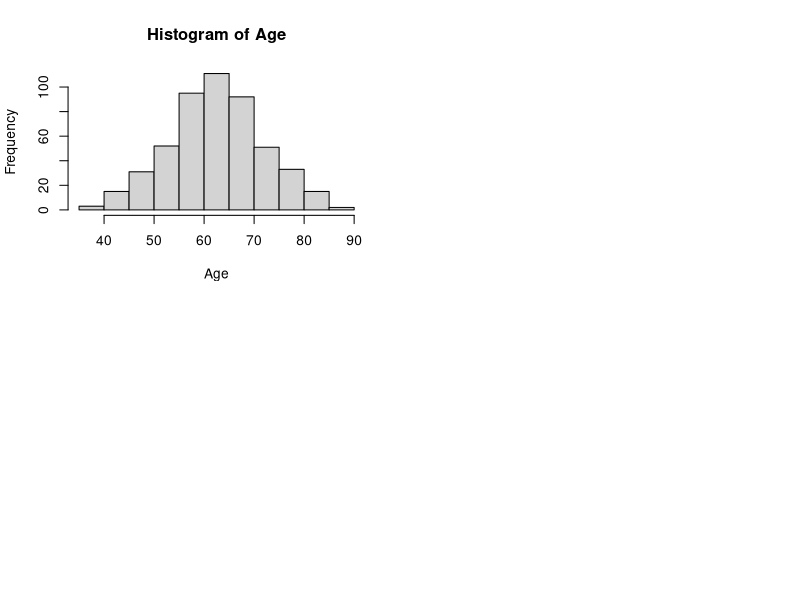

Write R code to recreate this figure. (Note: this script raises an error after producing the figure.)
## ---- chunk 1
N<- 8000
generateDataset <- function (N) {
  set.seed(1000)
  Age <- round(rnorm(N, 63, 10))
  par(mfrow=c(2,2))
  hist(Age, 10)
#   summary(Age)
  
  LVH <- runif(N)< .3*logistic((Age-60)/10) # # Left Ventricular Hypertrophy on EKG # boolean 0 = none 1 = present
                          # 20% prevalence # boolean 0 or 1
  (sum(LVH==TRUE)/N)*100
  hist(LVH)
  
  Cardiomegaly <- runif(N)< .08*logistic((Age-60)/10) # Xray # boolean 0 or 1
  (sum(Cardiomegaly==TRUE)/N)*100
  # hist(Cardiomegaly)
  
  HR <- round(rnorm(N, 75.8,10)+Age*.05) # heart rate # high if > 120 bpm numerical
  hist(HR)
  
  SBP<- round(rnorm(N,149.5, 10)-70+(Age+Age*.1+5)) # systolic blood pressure >140 mmHg numerical
  hist(SBP)

  DM <- runif(N)< .17*logistic((Age-60)/10) # diabetes mellitus or in insulin or oral hypoglycemics boolean 0 or 
  (sum(DM==TRUE)/N)*100
  # hist(DM)
  
  VHD <- runif(N)< .2*logistic((Age-45)/10)  # valvular heart disease # boolean  0 or 1
  # Epidemiology of acquired valvular heart disease. http://www.ncbi.nlm.nih.gov/pubmed/24986049
  (sum(VHD==TRUE)/N)*100
  
  CHD <- runif(N)< .06*logistic((Age-60)/10) # congenital heart disease # boolean 0 or 1
  (sum(CHD==TRUE)/N)*100
  
  RiskScore <- 10*(Age*.025+LVH*.01+Cardiomegaly*.0001+HR*.0002+SBP*.005+.07*DM+VHD*.01+CHD*.03)
  hist(RiskScore)
  # Outliers
  a = sample(1:500, 10)
  Age[a] <- ifelse(Age[a] > 75, Age[a]+10, Age[a])
  HR[1] <- max(HR) + 20
  SBP[1] <- max(SBP) + 20
  data.frame(Age,LVH, Cardiomegaly, HR, SBP, DM, VHD, CHD, RiskScore)
}

dataset <- generateDataset(500)
head(dataset)
## ---- chunk 2
plot(cars)
